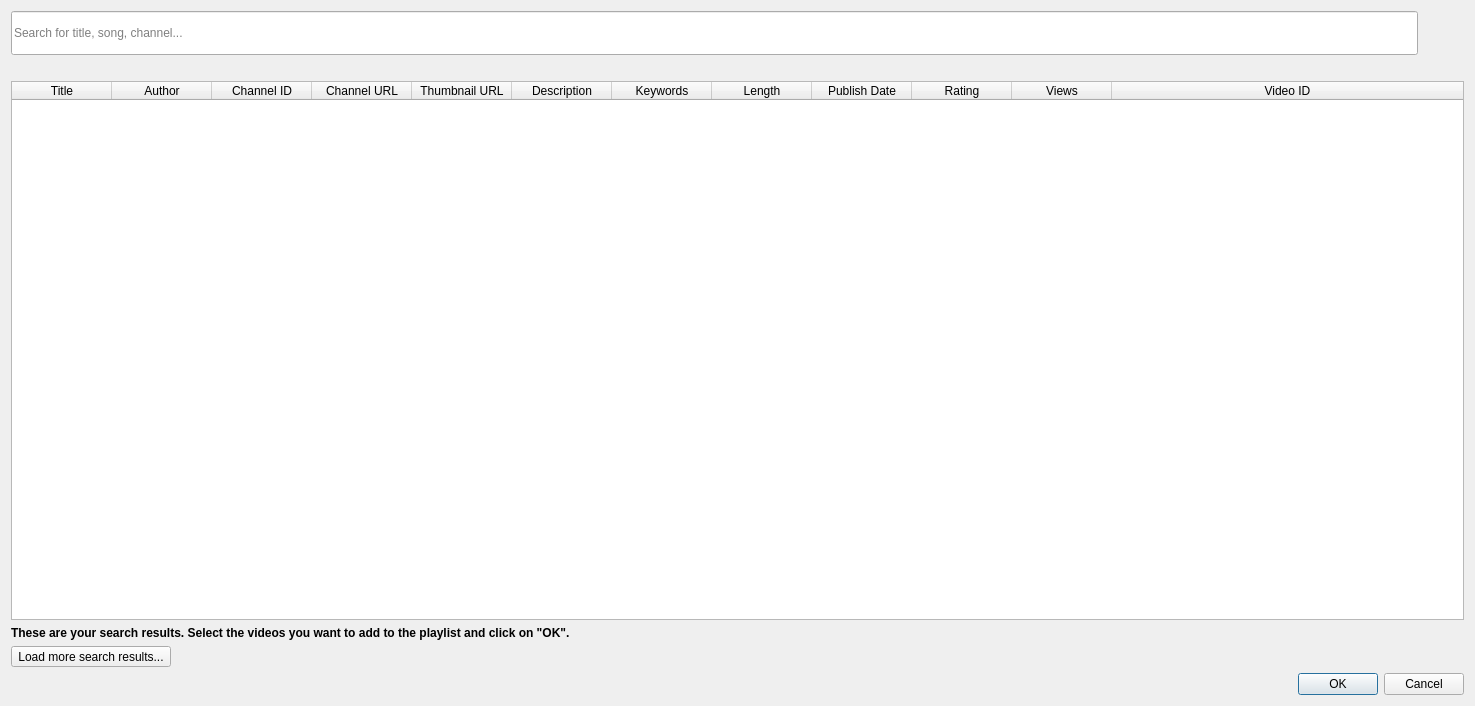
<?xml version="1.0" encoding="UTF-8"?>
<ui version="4.0">
 <class>SearchDialog</class>
 <widget class="QDialog" name="SearchDialog">
  <property name="geometry">
   <rect>
    <x>0</x>
    <y>0</y>
    <width>1475</width>
    <height>706</height>
   </rect>
  </property>
  <property name="contextMenuPolicy">
   <enum>Qt::NoContextMenu</enum>
  </property>
  <property name="windowTitle">
   <string>Search</string>
  </property>
  <property name="modal">
   <bool>true</bool>
  </property>
  <layout class="QVBoxLayout" name="verticalLayout">
   <item>
    <layout class="QHBoxLayout" name="horizontalLayout">
     <item>
      <widget class="QLineEdit" name="lineEdit_search_field">
       <property name="minimumSize">
        <size>
         <width>0</width>
         <height>44</height>
        </size>
       </property>
       <property name="toolTip">
        <string>Enter any search query</string>
       </property>
       <property name="styleSheet">
        <string notr="true"/>
       </property>
       <property name="placeholderText">
        <string>Search for title, song, channel...</string>
       </property>
      </widget>
     </item>
     <item>
      <widget class="QPushButton" name="pushButton_search">
       <property name="enabled">
        <bool>false</bool>
       </property>
       <property name="minimumSize">
        <size>
         <width>0</width>
         <height>44</height>
        </size>
       </property>
       <property name="cursor">
        <cursorShape>PointingHandCursor</cursorShape>
       </property>
       <property name="toolTip">
        <string>Search for YouTube video</string>
       </property>
       <property name="text">
        <string/>
       </property>
       <property name="icon">
        <iconset>
         <normaloff>../icon/button_icon_search.svg</normaloff>../icon/button_icon_search.svg</iconset>
       </property>
       <property name="iconSize">
        <size>
         <width>16</width>
         <height>16</height>
        </size>
       </property>
       <property name="flat">
        <bool>true</bool>
       </property>
      </widget>
     </item>
    </layout>
   </item>
   <item>
    <widget class="QLabel" name="lbl_result_count">
     <property name="text">
      <string/>
     </property>
     <property name="alignment">
      <set>Qt::AlignLeading|Qt::AlignLeft|Qt::AlignVCenter</set>
     </property>
    </widget>
   </item>
   <item>
    <widget class="QTableWidget" name="tableWidget_search_results">
     <property name="sizeAdjustPolicy">
      <enum>QAbstractScrollArea::AdjustToContents</enum>
     </property>
     <property name="editTriggers">
      <set>QAbstractItemView::SelectedClicked</set>
     </property>
     <property name="alternatingRowColors">
      <bool>true</bool>
     </property>
     <property name="selectionBehavior">
      <enum>QAbstractItemView::SelectRows</enum>
     </property>
     <attribute name="horizontalHeaderStretchLastSection">
      <bool>true</bool>
     </attribute>
     <attribute name="verticalHeaderStretchLastSection">
      <bool>false</bool>
     </attribute>
     <column>
      <property name="text">
       <string>Title</string>
      </property>
     </column>
     <column>
      <property name="text">
       <string>Author</string>
      </property>
     </column>
     <column>
      <property name="text">
       <string>Channel ID</string>
      </property>
     </column>
     <column>
      <property name="text">
       <string>Channel URL</string>
      </property>
     </column>
     <column>
      <property name="text">
       <string>Thumbnail URL</string>
      </property>
     </column>
     <column>
      <property name="text">
       <string>Description</string>
      </property>
     </column>
     <column>
      <property name="text">
       <string>Keywords</string>
      </property>
     </column>
     <column>
      <property name="text">
       <string>Length</string>
      </property>
     </column>
     <column>
      <property name="text">
       <string>Publish Date</string>
      </property>
     </column>
     <column>
      <property name="text">
       <string>Rating</string>
      </property>
     </column>
     <column>
      <property name="text">
       <string>Views</string>
      </property>
     </column>
     <column>
      <property name="text">
       <string>Video ID</string>
      </property>
     </column>
    </widget>
   </item>
   <item>
    <widget class="QLabel" name="lbl_search_results">
     <property name="font">
      <font>
       <bold>true</bold>
      </font>
     </property>
     <property name="text">
      <string>These are your search results. Select the videos you want to add to the playlist and click on &quot;OK&quot;.</string>
     </property>
     <property name="alignment">
      <set>Qt::AlignLeading|Qt::AlignLeft|Qt::AlignVCenter</set>
     </property>
    </widget>
   </item>
   <item>
    <widget class="QToolButton" name="toolButton_load_more_search_results">
     <property name="text">
      <string>Load more search results...</string>
     </property>
    </widget>
   </item>
   <item>
    <widget class="QDialogButtonBox" name="buttonBox">
     <property name="standardButtons">
      <set>QDialogButtonBox::Cancel|QDialogButtonBox::Ok</set>
     </property>
     <property name="centerButtons">
      <bool>false</bool>
     </property>
    </widget>
   </item>
  </layout>
 </widget>
 <tabstops>
  <tabstop>lineEdit_search_field</tabstop>
  <tabstop>pushButton_search</tabstop>
  <tabstop>tableWidget_search_results</tabstop>
  <tabstop>toolButton_load_more_search_results</tabstop>
 </tabstops>
 <resources/>
 <connections>
  <connection>
   <sender>buttonBox</sender>
   <signal>accepted()</signal>
   <receiver>SearchDialog</receiver>
   <slot>accept()</slot>
   <hints>
    <hint type="sourcelabel">
     <x>476</x>
     <y>701</y>
    </hint>
    <hint type="destinationlabel">
     <x>464</x>
     <y>267</y>
    </hint>
   </hints>
  </connection>
  <connection>
   <sender>buttonBox</sender>
   <signal>rejected()</signal>
   <receiver>SearchDialog</receiver>
   <slot>reject()</slot>
   <hints>
    <hint type="sourcelabel">
     <x>476</x>
     <y>701</y>
    </hint>
    <hint type="destinationlabel">
     <x>464</x>
     <y>267</y>
    </hint>
   </hints>
  </connection>
 </connections>
</ui>
